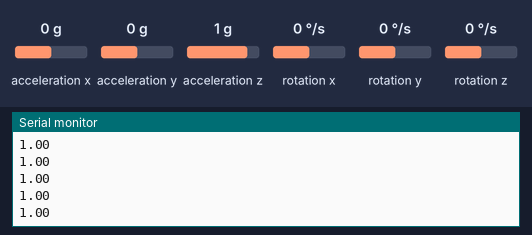
This sketch was run on a simulated Arduino Uno, built with avr-gcc and run on an emulated ATmega328P. Shown: the last lines printed to the serial monitor. Inputs (shaded band) come from the test bench; at power-on: acceleration x 0 g, acceleration y 0 g, acceleration z 1 g, rotation x 0 °/s, rotation y 0 °/s, rotation z 0 °/s.

Above: at 1.2 s.
1.3 s: acceleration x set to -1.4 g
At 2.2 s:
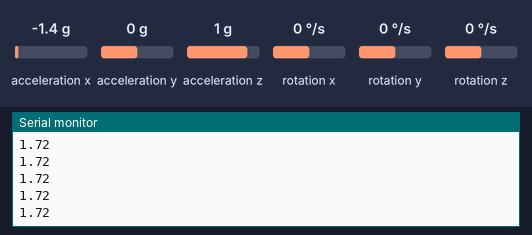
2.8 s: acceleration y set to -1.4 g
At 3.9 s:
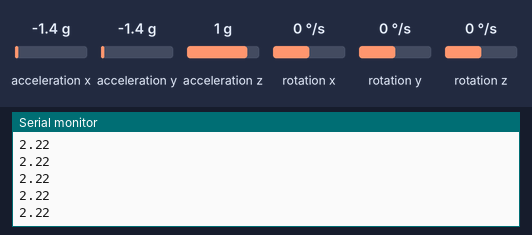
4.3 s: acceleration z set to -1.4 g
At 5.3 s:
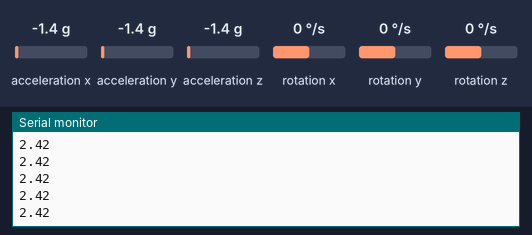
Timing chart, 0 to 7.3 s (numbered marks = the images above; inputs shaded):
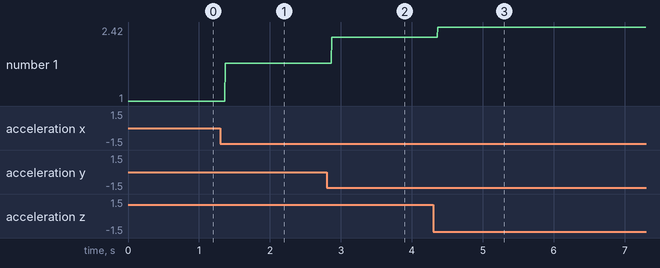

Measured:
- after the input at 1.3 s, the serial monitor: prints a new line after 0.07 s (image 1)
- after the input at 2.8 s, the serial monitor: prints a new line after 0.07 s (image 2)
- after the input at 4.3 s, the serial monitor: prints a new line after 0.07 s (image 3)
- plotted number 1: 1 → 1.72 after the input at 1.3 s, 1.72 → 2.22 after the input at 2.8 s

The sketch:

MPU6050.ino
```cpp
#include "Wire.h"
#include "I2Cdev.h"
#include "MPU6050.h"
MPU6050 accelgyro;

int16_t ax, ay, az;
int16_t gx, gy, gz;
double ax2, ay2, az2, r;

bool blinkState = false;

void setup() {

  Wire.begin();
  Serial.begin(9600);

  accelgyro.initialize();
}
void loop() {
  accelgyro.getMotion6(&ax, &ay, &az, &gx, &gy, &gz);
  ax2  =ax/16384.0;
  ay2 = ay/16384.0;
  az2 = az/16384.0;
  r = sqrt(ax2*ax2 + ay2*ay2 + az2*az2);
  //Serial.print(",");
  //Serial.print(gx/131.0);
  //Serial.print("\t");
  //Serial.print(gy/131.0);
  //Serial.print("\t");
  //Serial.println(gz/131.0);
  Serial.println(r);
  blinkState = !blinkState;

}
```
